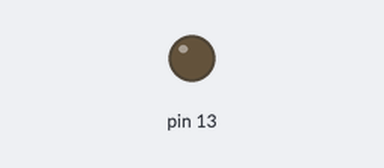
A sketch run on a simulated Arduino Uno, built with avr-gcc and run on an emulated ATmega328P. Parts: output pins drawn as LEDs (lit = HIGH).

Above: at 3.9 s.
At 15.6 s:
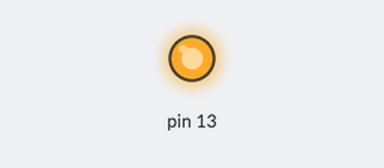
Timing chart, 0 to 40.6 s (numbered marks = the images above):
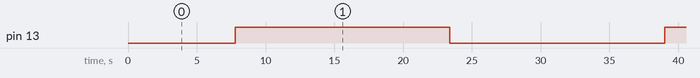

Measured:
- by itself, pin 13: alternates HIGH for 15.6 s and LOW for 15.6 s

The sketch:

fade.ino
```cpp
int brightness = 0;

void setup()
{
  pinMode(13, OUTPUT);
}

void loop()
{
  for (brightness = 0; brightness <= 255; brightness += 5) {
    analogWrite(13, brightness);
    delay(300); // Wait for 30 millisecond(s)
  }
  for (brightness = 255; brightness >= 0; brightness -= 5) {
    analogWrite(13, brightness);
    delay(300); // Wait for 30 millisecond(s)
  }
}
```
